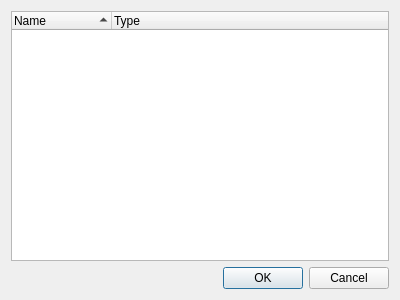
<ui version="4.0" >
 <class>FunctionSelection</class>
 <widget class="QDialog" name="FunctionSelection" >
  <property name="geometry" >
   <rect>
    <x>0</x>
    <y>0</y>
    <width>400</width>
    <height>300</height>
   </rect>
  </property>
  <property name="windowTitle" >
   <string>Select Function</string>
  </property>
  <layout class="QVBoxLayout" >
   <item>
    <widget class="QTreeWidget" name="m_tree" >
     <property name="alternatingRowColors" >
      <bool>true</bool>
     </property>
     <property name="rootIsDecorated" >
      <bool>false</bool>
     </property>
     <property name="itemsExpandable" >
      <bool>false</bool>
     </property>
     <property name="sortingEnabled" >
      <bool>true</bool>
     </property>
     <property name="allColumnsShowFocus" >
      <bool>true</bool>
     </property>
     <property name="expandsOnDoubleClick" >
      <bool>false</bool>
     </property>
     <column>
      <property name="text" >
       <string>Name</string>
      </property>
     </column>
     <column>
      <property name="text" >
       <string>Type</string>
      </property>
     </column>
    </widget>
   </item>
   <item>
    <widget class="QDialogButtonBox" name="m_buttonBox" >
     <property name="orientation" >
      <enum>Qt::Horizontal</enum>
     </property>
     <property name="standardButtons" >
      <set>QDialogButtonBox::Cancel|QDialogButtonBox::Ok</set>
     </property>
    </widget>
   </item>
  </layout>
 </widget>
 <resources/>
 <connections>
  <connection>
   <sender>m_buttonBox</sender>
   <signal>accepted()</signal>
   <receiver>FunctionSelection</receiver>
   <slot>accept()</slot>
   <hints>
    <hint type="sourcelabel" >
     <x>248</x>
     <y>254</y>
    </hint>
    <hint type="destinationlabel" >
     <x>157</x>
     <y>274</y>
    </hint>
   </hints>
  </connection>
  <connection>
   <sender>m_buttonBox</sender>
   <signal>rejected()</signal>
   <receiver>FunctionSelection</receiver>
   <slot>reject()</slot>
   <hints>
    <hint type="sourcelabel" >
     <x>316</x>
     <y>260</y>
    </hint>
    <hint type="destinationlabel" >
     <x>286</x>
     <y>274</y>
    </hint>
   </hints>
  </connection>
 </connections>
</ui>
